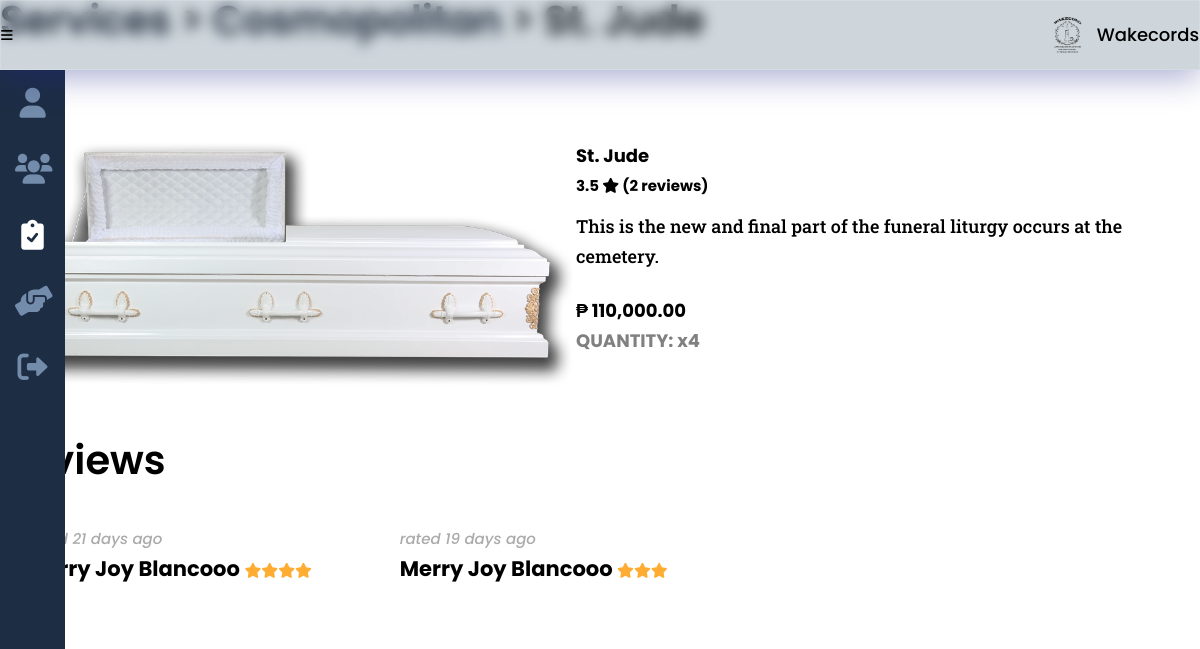
The app's page /funeral_tradition_this.php?service_id=1&id=1 with its own data.
### tables this page shows
CREATE TABLE `funeral` (
  `service_id` int(8) NOT NULL,
  `funeral_name` varchar(50) NOT NULL,
  `funeral_type` varchar(20) NOT NULL,
  `funeral_size` varchar(100) DEFAULT NULL
);

CREATE TABLE `services` (
  `service_id` int(8) NOT NULL,
  `provider_id` int(8) NOT NULL,
  `service_type` varchar(20) NOT NULL,
  `service_desc` varchar(500) NOT NULL,
  `service_cost` decimal(9,2) DEFAULT NULL,
  `service_qty` int(2) DEFAULT NULL,
  `service_img` varchar(100) NOT NULL,
  `service_status` varchar(10) NOT NULL
);

CREATE TABLE `feedback` (
  `feedback_id` int(8) NOT NULL,
  `seeker_id` int(8) NOT NULL,
  `service_id` int(8) NOT NULL,
  `feedback_star` int(8) NOT NULL,
  `feedback_comments` varchar(250) DEFAULT NULL,
  `feedback_date` date NOT NULL
);

CREATE TABLE `seeker` (
  `seeker_id` int(8) NOT NULL,
  `seeker_fname` varchar(25) NOT NULL,
  `seeker_mi` char(1) DEFAULT NULL,
  `seeker_lname` varchar(25) NOT NULL,
  `seeker_address` varchar(100) DEFAULT NULL,
  `seeker_phone` varchar(11) DEFAULT NULL,
  `seeker_status` varchar(10) DEFAULT NULL,
  `seeker_email` varchar(50) NOT NULL,
  `seeker_pass` varchar(100) NOT NULL
);

### others/db.php (called while the page is built, shortened)
<?php
	class DB
	{
		static $hostname = "localhost";
		static $dbname = "wakecords";
		static $username  = "root";
		static $password = "";
		public static function query($sql, $params=array(), $transactType)
		{
			$rows = array();
			try
			{
				$db = new PDO("mysql:host=". self::$hostname ."; dbname=". self::$dbname,  self::$username,  self::$password);
				$db->setAttribute(PDO::ATTR_ERRMODE, PDO::ERRMODE_EXCEPTION);
				$cmd = $db->prepare($sql);
				$cmd->execute($params);
				if($transactType == "READ")
					$rows = $cmd->fetchAll();
				else
					$rows = $db->lastInsertId();
			}
			catch(PDOException $e)
			{
				echo $e->getMessage();
			}
			return $rows;
		}
	}

### funeral_tradition_this.php (the view, shortened to what this page needs)
<?php
	include("others/functions.php");
	include("others/head.php");
	$provider = read("provider", ["provider_id"], [$_GET['id']]);
	$provider = $provider[0];
?>
<body>
	<div class="container">
		<?php include("others/header.php"); ?>
		<div class="banner">
			<?php
			include("others/sidebar.php"); ?>
			<section class="banner-con">
				<div class="wrapper">
					<div class="banner-div">
						<?php
							$service_type = read("services", ["service_id"], [$_GET['service_id']]);
							$service_type = $service_type[0];
							$service = DB::query("SELECT * FROM services s JOIN {$service_type['service_type']} f ON s.service_id = f.service_id WHERE s.service_id=?", array($_GET['service_id']), "READ");
							$service = $service[0];
							if(isset($_SESSION['provider'])){
								$service_link = "services.php";
								$a_link = "services.php";
							}
							else {
								$service_link = "funeral.php";
								$a_link = "funeral_tradition.php";
							}
							switch($service_type['service_type']){
								case "funeral":
									$size_array = explode(",",$service['funeral_size']);
									echo "
									<h2><a href='{$service_link}'>Services</a> <span>> <a href='{$a_link}?id={$provider['provider_id']}'>{$provider['provider_company']}</a> > {$service['funeral_name']}</span></h2>
									";
									$service_name = $service['funeral_name'];
								break;
							}
						?>
						<div class="banner-cards trad">
							<?php
								echo "
								<img class='card-img' src='images/providers/".$service['service_type']."/".$service['provider_id']."/".$service['service_img']."'>
								<div class='card-div'>
									<div>
										<h3>".$service_name."
											<span>
												".ratings($service['service_id'], true)."
												<i class='fa-solid fa-star'></i>
												(".ratings_count($service['service_id'], true).")
											</span>
										</h3>
										<p>
											".$service['service_desc']."
										</p>
								";
								if($service_type['service_type'] != "church")
									echo "<div class='card-price trad'>₱ ".number_format($service['service_cost'], 2, '.', ',')."</div>";
								if(isset($_SESSION['seeker']) && !isset($_GET['rate']) && !isset($_GET['rated'])){
								echo "
									<form method='post'>";
									if($service_type['service_type'] != "church") {
								echo "
										<div>";
										if(count($size_array) > 0 && $size_array[0] != NULL) {
										echo "
											<label for='cbosize'>Sizes: </label>
											<select name='cbosize' required>
												<option value=''>BROWSE OPTIONS</option>";
												for($i=0;$i<count($size_array);$i++)
													echo "<option value='".$size_array[$i]."'>".$size_array[$i]."</option>";
								echo "		</select>";
									 	}
								echo "
											<label for='cbomaxqty'>Quantity: </label>
											<select name='cbomaxqty' required>
												<option value=''>BROWSE OPTIONS</option>";
												for($i=1;$i<=$service['service_qty'];$i++)
													echo "<option value='".$i."'>".$i."</option>";
								echo "		</select>
										</div>";
									} else {
								echo "	<div>
											<label>Time: </label>
											<select name='cbotime' required>
												<option value=''>BROWSE OPTIONS</option>";
												echo time_available($service['church_mass_time'], $_GET['service_id']);
								echo "		</select>
										</div>";
									}
								echo "	<button type='submit' name='btnadd' class='btn trad' onclick=\"return confirm('Confirm booking?');\">Book</button>
									</form>";
								}
								else {
									if($service_type['service_type'] != "church")
										echo "<h4 style='color:gray'>QUANTITY: x{$service['service_qty']}</h4>";
								}
								echo "
									</div>
								</div>";
							?>
						</div>
						<div class="banner-ratings" id="ratings">
							<h2>Reviews</h2>
							<div class="ratings-con">
							<?php
							$ratings = read("feedback", ["service_id"], [$_GET['service_id']]);
							if(count($ratings)>0){
								foreach($ratings as $result){
									$seeker = read("seeker", ["seeker_id"], [$result['seeker_id']]);
									$seeker = $seeker[0];
									$days = (strtotime(date('Y-m-d')) - strtotime(date($result['feedback_date']))) /60/60/24;
									echo "
									<div class='rate'>
									";
									if($days == 0) {
										echo "
										<span>
											<mark class='mark-style no-cursor'>new ratings</mark>
										</span>
										";
									}
									else {
										echo "
										<span class='gray-italic'>
											rated ".$days." days ago
										</span>
										";
									}
									echo "
										<h3>{$seeker['seeker_fname']} {$seeker['seeker_lname']}
											<span>
												".display_stars($result['feedback_star'])."
											</span>
										</h3>
										<p>{$result['feedback_comments']}</p>
									</div>
									";
								}
							}
							else messaging("notify", "No reviews yet!");
							?>
							</div>
						</div>
					</div>
				</div>
			</section>
		</div>
	</div>
<?php include("others/footer-js.php"); ?>

### others/functions.php (shortened to what this page needs)
<?php
	require_once("others/db.php");
	function display_stars($stars){
		$text = "";
		while($stars > 0){
			$text .= "<i class='fa-solid fa-star stars'></i>";
			$stars--;
		}
		return $text;
	}
	function ratings($id, $service = true){
		$avg_stars = 0;
		if($service)
			$feedback = read("feedback", ["service_id"], [$id]);
		else {
			$feedback = DB::query("SELECT * FROM feedback a JOIN services b ON a.service_id = b.service_id WHERE provider_id = ?", array($id), "READ");
		}
		if(count($feedback) > 0){
			foreach($feedback as $result){
				$avg_stars += $result['feedback_star'];
			}
			$avg_stars /= count($feedback);
		}
		else return $avg_stars;
		return number_format((float)$avg_stars,1,".","");
	}
	function ratings_count($id, $service = true){
		if($service)
			$feedback = read("feedback", ["service_id"], [$id]);
		else {
			$feedback = DB::query("SELECT * FROM feedback a JOIN services b ON a.service_id = b.service_id WHERE provider_id = ?", array($id), "READ");
		}
		return (count($feedback) > 1) ? count($feedback)." reviews" : count($feedback)." review";
	}
	function read($table, $attr=[], $data=[]){
		if(count($attr) == 1){
			return DB::query("SELECT * FROM ".$table." WHERE ".$attr[0]."=?", array($data[0]), "READ");
		}
	}

### css/style.css (style rules this page uses)
:root { --dark-blue:#0d1321; --light-blue:#1d2d44; --pale-blue:#3e5c76; --light-gray:#748cab; --gray: #ccc; --peach:#f0ebd8; --header-height:70px; --red: hsl(0,100%,40%); --green: hsl(133, 75%, 30%); --blue: hsl(180, 75%, 40%); --em-1: 1em; --rem-1: 1rem; --box-shadow: 2px 2px 6px -2px #000; }
* { padding:0;margin:0;box-sizing:border-box;resize:none;outline:none;border:none;text-decoration:none;list-style:none; }
body { font:500 18px/30px Poppins,sans-serif; }
.wrapper { width:100%;margin:0 auto 0 0;padding:0 var(--size-3) var(--size-8) var(--size-11); }
section, main { padding:100px 0;background:#fff; }
h1,h2 { line-height:100%;margin-bottom:40px;position:relative; }
h2 { margin-bottom:var(--rem-1); }
h3 { margin-bottom:10px;position:relative; }
h2 { font-size:40px;font-weight:600; }
h2 a { display:inline-block;position:relative;color:var(--dark-blue); }
h2 a:after { content:"";position:absolute;width:100%;transform:scaleX(0);height:2px;bottom:0;left:0;background-color:var(--light-blue);transform-origin:bottom right;transition:transform 0.25s ease-out; }
p { font-family:Roboto Slab,serif;margin-bottom:25px; }
.stars { font-size:15px;color:#ffac33; }
.gray-italic { font-style:italic;color:#aaa !important;font-size:15px; }
.banner-con { width:100%;padding:0; }
.banner-div { height:100%;padding-top:var(--size-11);position:relative;margin-bottom:var(--em-1); }
.banner-div h2 span { font-size:var(--size-5); }
.banner-cards { display:flex;column-gap:var(--size-5);flex-wrap:wrap; }
.banner-cards.trad { margin-bottom:var(--size-5); }
.banner-cards img { width:100%; }
.banner-cards h3, .banner-cards p { padding-inline:var(--size-3); }
.banner-cards h3 span { display:block;font-size:15px;color:var(--yellow-6); }
.banner-cards.trad h3 { font-size:var(--size-7); }
.banner-cards.trad h3, .banner-cards.trad p { padding-inline:0; }
.banner-cards p { font-size:var(--size-3); }
.banner-cards .card-price { font-size:var(--size-5);font-weight:bold;margin-bottom:30px;width:100%;text-align:center; }
.banner-cards .card-price.trad { text-align:left;margin-bottom:var(--size-5); }
.banner-cards .card-img { width:48%; }
.banner-cards .card-div { width:48%;display:flex;align-items:center; }
.card-div > div { width:100%; }
.ratings-con .rate { display:inline-block;width:350px;max-width:50%;margin:.5em;padding:1em;min-height:auto;vertical-align:top;box-shadow:var(--shadow-4);border-radius:5px; }

### records on screen
funeral: service_id.service_img (picture), funeral_name "St. Jude", service_id.service_desc "This is the new and final part of the funeral liturgy occurs at the cemetery.", service_id.service_cost "110,000.00", service_id.service_qty "4"
feedback: feedback_date "21", seeker.seeker_fname "Merry Joy", seeker.seeker_lname "Blancooo", feedback_star 4 (drawn)
feedback: feedback_date "19", seeker.seeker_fname "Merry Joy", seeker.seeker_lname "Blancooo", feedback_star 3 (drawn)

### other values on screen
ratings($service['service_id'], true) "3.5"
ratings_count($service['service_id'], true) "2 reviews"
